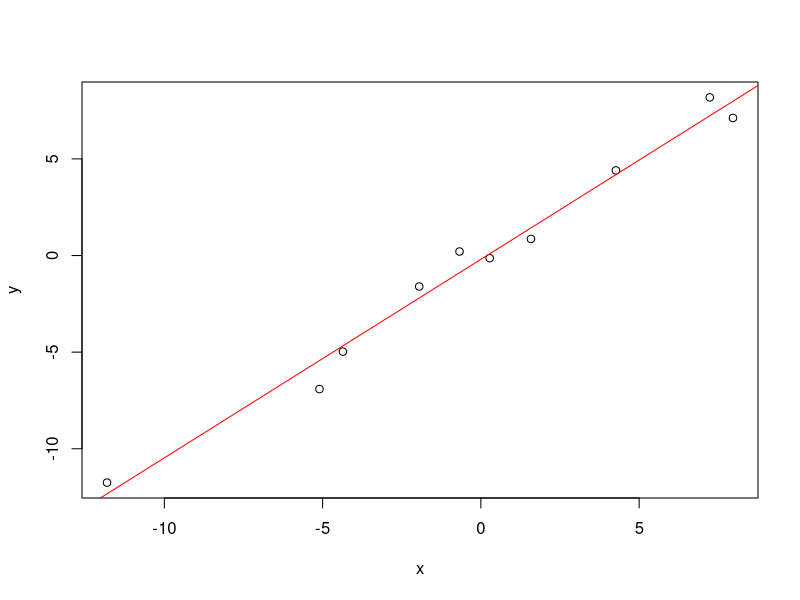

This figure's R source:
## ---- chunk 1
x <- rnorm(n=10, mean=0, sd=5)
x[1:5]
## ---- chunk 2
slope <- 1
intercept <- 0
error <- rnorm(n=length(x), mean=0, sd=1)
y <- slope * x + intercept + error
y[1:5]
## ---- chunk 3
  xy <- as.data.frame(cbind(x,y))
  fit <- lm(y~x, data=xy)
  plot(xy)   
  abline(fit, col="red")
## ---- chunk 4
#show the coefficients of the model
fit
